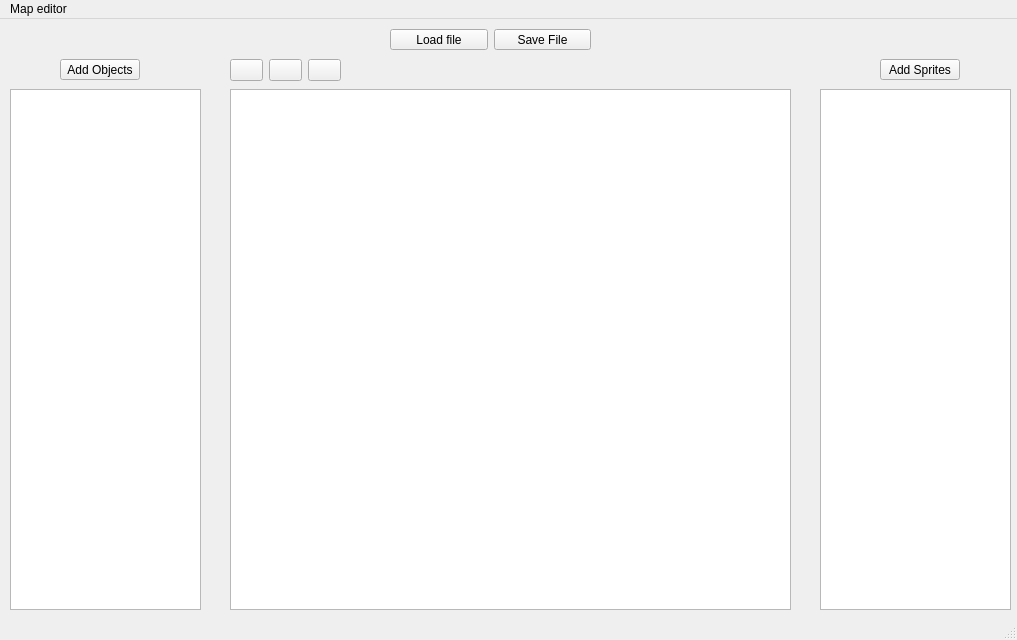
<?xml version="1.0" encoding="UTF-8"?>
<ui version="4.0">
 <class>Editor</class>
 <widget class="QMainWindow" name="Editor">
  <property name="geometry">
   <rect>
    <x>0</x>
    <y>0</y>
    <width>1017</width>
    <height>640</height>
   </rect>
  </property>
  <property name="windowTitle">
   <string>Editor</string>
  </property>
  <widget class="QWidget" name="centralwidget">
   <widget class="QGraphicsView" name="graphicsView">
    <property name="geometry">
     <rect>
      <x>230</x>
      <y>70</y>
      <width>561</width>
      <height>521</height>
     </rect>
    </property>
   </widget>
   <widget class="QWidget" name="verticalLayoutWidget">
    <property name="geometry">
     <rect>
      <x>820</x>
      <y>70</y>
      <width>191</width>
      <height>521</height>
     </rect>
    </property>
    <layout class="QVBoxLayout" name="verticalLayout">
     <item>
      <widget class="QListWidget" name="tileList"/>
     </item>
    </layout>
   </widget>
   <widget class="QPushButton" name="openTileFiles">
    <property name="geometry">
     <rect>
      <x>880</x>
      <y>40</y>
      <width>80</width>
      <height>21</height>
     </rect>
    </property>
    <property name="text">
     <string>Add Sprites</string>
    </property>
   </widget>
   <widget class="QWidget" name="verticalLayoutWidget_2">
    <property name="geometry">
     <rect>
      <x>10</x>
      <y>70</y>
      <width>191</width>
      <height>521</height>
     </rect>
    </property>
    <layout class="QVBoxLayout" name="verticalLayout_2">
     <item>
      <widget class="QListWidget" name="objectList"/>
     </item>
    </layout>
   </widget>
   <widget class="QWidget" name="horizontalLayoutWidget">
    <property name="geometry">
     <rect>
      <x>390</x>
      <y>10</y>
      <width>201</width>
      <height>21</height>
     </rect>
    </property>
    <layout class="QHBoxLayout" name="horizontalLayout">
     <item>
      <widget class="QPushButton" name="LoadFileButton">
       <property name="text">
        <string>Load file</string>
       </property>
      </widget>
     </item>
     <item>
      <widget class="QPushButton" name="saveFileButton">
       <property name="text">
        <string>Save File</string>
       </property>
      </widget>
     </item>
    </layout>
   </widget>
   <widget class="QPushButton" name="openObjectFiles">
    <property name="geometry">
     <rect>
      <x>60</x>
      <y>40</y>
      <width>80</width>
      <height>21</height>
     </rect>
    </property>
    <property name="text">
     <string>Add Objects</string>
    </property>
   </widget>
   <widget class="QWidget" name="horizontalLayoutWidget_2">
    <property name="geometry">
     <rect>
      <x>230</x>
      <y>40</y>
      <width>111</width>
      <height>23</height>
     </rect>
    </property>
    <layout class="QHBoxLayout" name="toolBox">
     <item>
      <widget class="QPushButton" name="PenToolButton">
       <property name="text">
        <string/>
       </property>
      </widget>
     </item>
     <item>
      <widget class="QPushButton" name="EraserToolButton">
       <property name="text">
        <string/>
       </property>
      </widget>
     </item>
     <item>
      <widget class="QPushButton" name="FillToolButton">
       <property name="text">
        <string/>
       </property>
      </widget>
     </item>
    </layout>
   </widget>
  </widget>
  <widget class="QMenuBar" name="menubar">
   <property name="geometry">
    <rect>
     <x>0</x>
     <y>0</y>
     <width>1017</width>
     <height>20</height>
    </rect>
   </property>
   <widget class="QMenu" name="menuMap_editor">
    <property name="title">
     <string>Map editor</string>
    </property>
   </widget>
   <addaction name="menuMap_editor"/>
  </widget>
  <widget class="QStatusBar" name="statusbar"/>
 </widget>
 <resources/>
 <connections/>
</ui>
